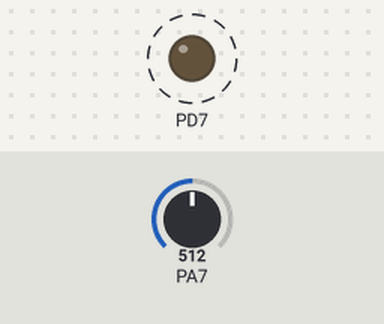
The program below on a simulated ATmega16, built with avr-gcc and emulated at 16 MHz. Parts: output pins drawn as LEDs (lit = HIGH). Dashed ring = blinking. The test bench sets the inputs (shaded band); at power-on: PA7 = 512. What the program prints to the serial monitor is not drawn.

Above: at 0.2 s.
Timing chart, 0 to 3.0 s (numbered marks = the images above):
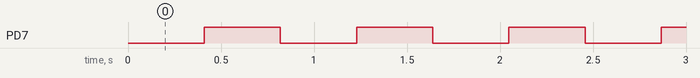

The program:

main.cpp
```cpp
#include <avr/io.h>
#include <util/delay.h>
#include <avr/interrupt.h>
#include "functions.h"
#define BAUD 9600
#define UBRRx F_CPU/16/BAUD-1


void init_ADC1();

int timer_x;


int main()
{
  USART_Init(UBRRx);
  init_ADC1();
  DDRD |= (1 << PORTD7);
  TCCR0 |= (1 << WGM01) | (1 << CS02) | (1 << CS00);

  OCR0 = 255;
  TIMSK |= (1 << OCIE0);
  sei();

  while (1)
  {
  char buffer[8];
  USART_Transmit_String(itoa(read_ADC(),buffer,10));
  _delay_ms(1000);
  }///dddd

  return 0;
}

ISR(TIMER0_COMP_vect)
{
  timer_x++;
  if (timer_x >= 25)
  {
    PORTD ^= (1 << PD7);
    timer_x = 0;
  }
}

void init_ADC1()
{
  ADMUX |= (1 << REFS0) | (7 << MUX0);
  ADCSRA |= (1 << ADEN) | (1 << ADPS2) |(1 << ADPS1) |(1 << ADPS0);
}
```

functions.cpp
```cpp
#include "functions.h"


void init_GPIO()
{
 DDRD |= (1<<PORTD);
}
void USART_Init(unsigned int ubbr)
{
UBRRH = (unsigned char)(ubbr>>8);
UBRRL = (unsigned char)ubbr;
UCSRB = (1<<RXEN)|(1<<TXEN);
UCSRC = (1<<URSEL)|(1<<USBS)|(3<<UCSZ0);
}


void init_ADC()
{
ADMUX |= (1<<REFS0);
ADCSRA |= (1<<ADEN)|(1<<ADPS2)|(1<<ADPS1)|(1<<ADPS0);
}

void init_PWM()
{
//PD7 // OC2
TCNT2 = 0;
TCCR2 |= (1<<WGM21)|(1<<WGM20)|(1<<CS20)|(1<<COM21);
DDRD|= (1<<PD7);
}


void USART_Transmit_String(char* data )
{
int i = 0;
while(data[i]!='\0')
{
while (!(UCSRA & (1<<UDRE)));
UDR = data[i];
i++;
}
while (!(UCSRA & (1<<UDRE)));
UDR = '\n';


}

void set_LED_Brightnes(int value)
{
    OCR2 = value;
}

void flash_light()
{

PORTD ^= (1<<PD7);
_delay_ms(00);
}

int read_ADC()
{
    ADCSRA |= (1<<ADSC);
    while(ADCSRA &(1<<ADSC));
    if(ADIF)
    {
    int alldata = (ADCL);
    alldata |= (ADCH<<8);
    return alldata;

    }
    return 0;

}
```

functions.h
```cpp
#include <avr/io.h>
#include <util/delay.h>
#include <stdio.h>
#include <string.h>
#include <stdlib.h>
#include <avr/io.h>


#ifndef __FUNCTIONSXXXX
#define __FUNCTIONSXXXX

void init_GPIO();
void flash_light();
void USART_Init(unsigned int ubbr);
void USART_Transmit_String(char* data);
void init_ADC();
void init_PWM();
int read_ADC();
void set_LED_Brightnes(int value);

#endif
```

Measured:
- by itself, PD7: alternates HIGH for 0.41 s and LOW for 0.41 s
